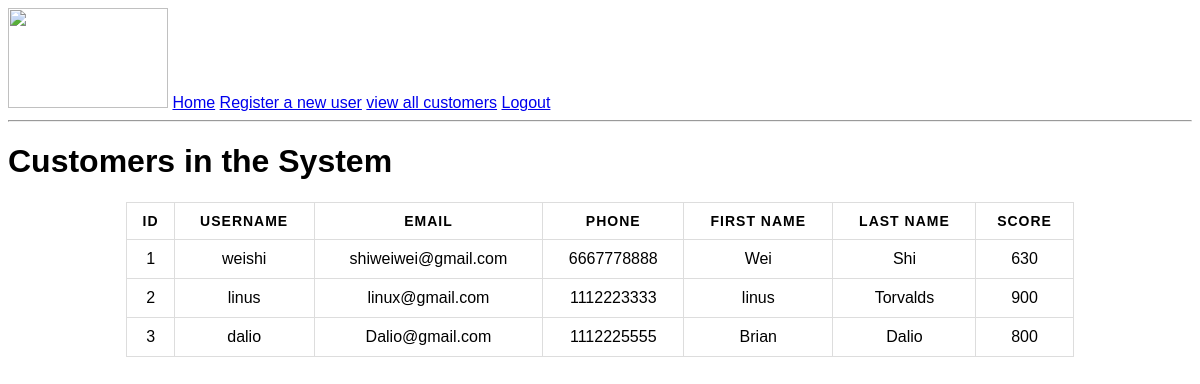
Page /view (signed in) on the committed database.
### app/models.py (models this page shows, shortened)
class User(db.Model):
    id = db.Column(db.Integer, primary_key=True)
    username = db.Column(db.String(64), index=True, unique=True)
    email = db.Column(db.String(64), index=True, unique=True)
    phone = db.Column(db.String(10), index=True, unique=True)
    password_hash = db.Column(db.String(128))
    fname = db.Column(db.String(64), index=True, unique=False)
    lname = db.Column(db.String(64), index=True, unique=False)
    gender = db.Column(db.Integer)
    address = db.Column(db.String(64))
    state = db.Column(db.String(2))
    city = db.Column(db.String(64))
    zip = db.Column(db.String(5))
    score = db.Column(db.Integer, index=True, unique=False)
    date_of_birth = db.Column(db.DateTime)
    token = db.Column(db.String(32), index=True, unique=True)
    token_expiration = db.Column(db.DateTime)

### app/routes.py (the view)
@app.route('/view',methods=['GET'])
@login_required
def view():
    customers = User.query.all()
    return render_template('view.html', title='view all customers', customers = customers)

### app/models.py (called while the page is built)
@login.user_loader
def load_user(id):
    return Admin.query.get(int(id))

### app/templates/view.html
{% extends "base.html" %}
{% block content %}
    <h1>Customers in the System</h1>
    <table border="1" >
      <thead>
        <tr>
          <th>ID</th>
          <th>Username</th>
          <th>Email</th>
          <th>Phone</th>
          <th>First Name</th>
          <th>Last Name</th>
          <th>score</th>
        </tr>
      </thead>
      <tbody>
        {% for customer in customers %}
        <tr>
          <td data-lable ="ID"> {{ customer.id}}</td>
          <td data-label = "Username"> {{ customer.username}}</td>
          <td data-label = "Email">{{customer.email }}</td>
          <td data-label = "Phone">{{ customer.phone }}</td>
          <td data-label = "First Name">{{ customer.fname}}</td>
          <td data-label = "Last Name">{{ customer.lname }}</td>
          <td data-label = "score">{{ customer.score }}</td>
       </tr>
     {% endfor %}
      </tbody>
    </table>
{% endblock %}

### app/templates/base.html (shortened to what this page needs)
<html>
    <head>
    </head>
    <body>
        <div>
            <img src="https://static1.st8fm.com/en_US/img/logos/state-farm-logo-red.svg" alt="" width="160" height="100">
            <a href="{{ url_for('index') }}">Home</a>
            {% if current_user.is_anonymous %}
            <a href="{{ url_for('login') }}">Login</a>
            {% elif current_user.usertype==1 %}
            <a href="{{ url_for('register') }}">Register a new user</a>
            <a href="{{ url_for('view') }}">view all customers</a>
            <a href="{{ url_for('logout') }}">Logout</a>
            {% else %}
            <a href="{{ url_for('search') }}">Search a customer</a>
            <a href="{{ url_for('logout') }}">Logout</a>
            {% endif %}
        </div>
        <hr>
        {% block content %}{% endblock %}
    </body>
</html>

### app/templates/base.html (style rules this page uses)
body { font-family: arial; background:#fff; }
table { border: 1px solid #ccc; width: 80%; margin:0; padding:0; border-collapse: collapse; border-spacing: 0; margin: 0 auto; }
table tr { border: 1px solid #ddd; padding: 5px; }
table th, table td { padding: 10px; text-align: center; }
table th { text-transform: uppercase; font-size: 14px; letter-spacing: 1px; }

### rows in the picture
User: id "1", username "weishi", email "shiweiwei@gmail.com", phone "6667778888", fname "Wei", lname "Shi", score "630"
User: id "2", username "linus", email "linux@gmail.com", phone "1112223333", fname "linus", lname "Torvalds", score "900"
User: id "3", username "dalio", email "Dalio@gmail.com", phone "1112225555", fname "Brian", lname "Dalio", score "800"
